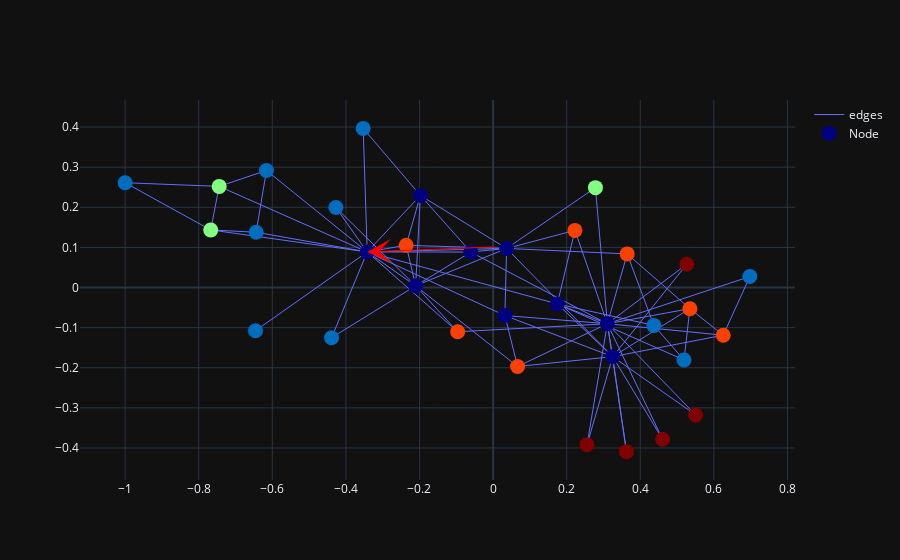

Notebook source saved alongside this figure:
### Code cell
%%timeit -n1 -r1
fig = visualize.visualize_rdd_kmedoid(target_G, target_rad, measure_list, pos, target_clusters)
fig.show()

### Figure 1 — Plotly figure (JSON) as saved in the notebook; plotly's stock layout.template omitted (floating-point values rounded to 4 significant figures; data arrays with more than 128 entries replaced by an {"elided": "..."} marker saying what was removed)
{"data": [{"line": {"width": 1}, "marker": {"color": [0, 0, 0, 0, 1, 2, 2, 3, 0, 2, 1, 1, 1, 0, 4, 4, 1, 1, 4, 3, 4, 1, 4, 3, 1, 1, 1, 3, 3, 3, 3, 0, 0, 0], "colorscale": [[0, "rgb(0,0,131)"], [0.2, "rgb(0,60,170)"], [0.4, "rgb(5,255,255)"], [0.6, "rgb(255,255,0)"], [0.8, "rgb(250,0,0)"], [1, "rgb(128,0,0)"]], "size": 15}, "mode": "lines", "name": "edges", "type": "scatter", "uid": "065e6aa4-729f-4379-9728-f33cad10f76c", "x": {"elided": "234 float values"}, "y": {"elided": "234 float values"}}, {"customdata": {"elided": "34x6 float values"}, "hovertemplate": "node_name: %{customdata[0]} <br> radius: %{customdata[1]} <br> degree: %{customdata[2]} <br> cluster: %{customdata[3]} <br> nodes_x: %{customdata[4]} <br> nodes_y: %{customdata[5]} <br> ", "marker": {"color": [0, 0, 0, 0, 1, 2, 2, 3, 0, 2, 1, 1, 1, 0, 4, 4, 1, 1, 4, 3, 4, 1, 4, 3, 1, 1, 1, 3, 3, 3, 3, 0, 0, 0], "colorscale": [[0, "rgb(0,0,131)"], [0.2, "rgb(0,60,170)"], [0.4, "rgb(5,255,255)"], [0.6, "rgb(255,255,0)"], [0.8, "rgb(250,0,0)"], [1, "rgb(128,0,0)"]], "size": 15}, "mode": "markers", "name": "Node", "text": [1, 2, 3, 4, 5, 6, 7, 8, 9, 10, 11, 12, 13, 14, 15, 16, 17, 18, 19, 20, 21, 22, 23, 24, 25, 26, 27, 28, 29, 30, 31, 32, 33, 34], "type": "scatter", "uid": "825f41f0-edd6-42a6-8b32-a90ca446d030", "x": [-0.3421, -0.2105, 0.0368, -0.1975, -0.6438, -0.7444, -0.7674, -0.2363, 0.03206, 0.2782, -0.6159, -0.6457, -0.3531, -0.06053, 0.5263, 0.3625, -1, -0.4273, 0.2553, -0.09628, 0.5504, -0.439, 0.4605, 0.5348, 0.4369, 0.5189, 0.6979, 0.3645, 0.2224, 0.6255, 0.06657, 0.1745, 0.3251, 0.3106], "y": [0.08866, 0.004299, 0.09744, 0.2296, 0.1378, 0.2521, 0.1435, 0.1053, -0.06982, 0.2489, 0.2918, -0.1076, 0.3967, 0.08841, 0.0579, -0.4091, 0.2612, 0.1993, -0.3919, -0.1103, -0.3175, -0.1252, -0.3782, -0.0528, -0.09439, -0.1806, 0.02735, 0.08379, 0.1424, -0.1189, -0.1969, -0.04083, -0.1723, -0.09028]}], "layout": {"annotations": [{"arrowcolor": "red", "arrowhead": 3, "arrowsize": 4, "axref": "x", "ayref": "y", "showarrow": true, "x": -0.3421, "y": 0.08866}], "dragmode": "pan"}}
